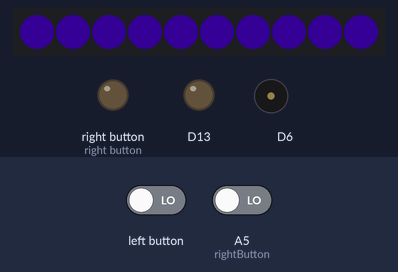
This sketch was run on a simulated Adafruit Circuit Playground Express. Parts: 10 RGB LEDs in strip order, left to right, output pins drawn as LEDs (lit = HIGH), buzzer (waves = sounding). The inputs (shaded band) are chosen by the test bench; at power-on: A5 (rightButton) LOW. Dim RGB values are drawn brighter than linear; what the sketch prints to the serial monitor is not drawn.

Above: at 1.2 s.
1.3 s: left button set HIGH
At 8.37 s:
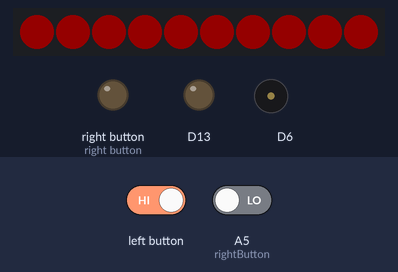
At 11.5 s:
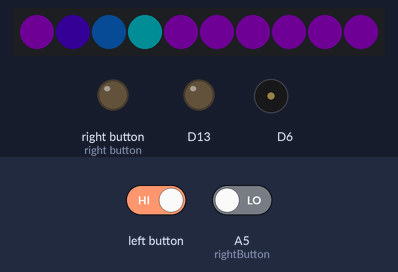
16.3 s: left button set LOW
31.3 s: left button driven HIGH and A5 (rightButton) driven HIGH
At 36.1 s:
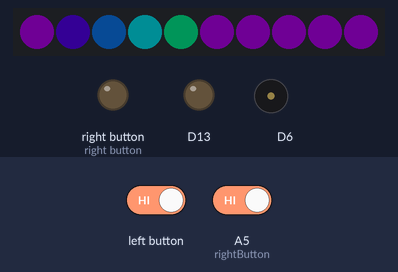
Timing chart, 0 to 49.7 s (numbered marks = the images above; inputs shaded):
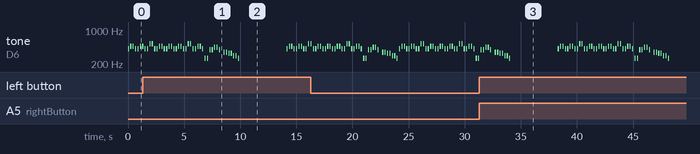

Measured:
- after the input at 1.3 s, the LEDs: first differ from a run without the input after 8.8 s (image 2 shows a later state)
- after the input at 31.3 s, the LEDs: first differ from a run without the input after 3.0 s (image 3 shows a later state)
- by itself, tone on D6: plays 392 Hz for 0.10 s, 392 Hz for 0.10 s, 440 Hz for 0.10 s, 440 Hz for 0.10 s, 392 Hz for 0.10 s, 349 Hz for 0.10 s … (58 notes in this stretch)
- what the display in image 1 shows lasts 0.5 s, from 8.2 s to 8.7 s

The sketch:

sketch_feb03a.ino
```cpp
/*
 * Resources:
 * https://learn.adafruit.com/circuit-playground-music/using-the-circuit-playground-speaker
 * https://learn.adafruit.com/circuit-playground-music/the-sound-of-music
 * https://musescore.com/discord5321/closer-the-chainsmokers-ft-halsey
*/


#include <Adafruit_CircuitPlayground.h>
#include "notes.h"
#define CAP_THRESHOLD   65

int melody[] = {
  NOTE_C4, NOTE_C4, NOTE_G4, NOTE_G4, NOTE_A4, NOTE_A4, NOTE_G4, NOTE_F4,NOTE_F4, NOTE_E4, NOTE_E4, NOTE_D4, NOTE_D4, NOTE_C4};

int closer[] = {
  NOTE_GS4, NOTE_AS4, NOTE_AS4, NOTE_GS4, NOTE_GS4, NOTE_AS4, NOTE_AS4, NOTE_GS4,NOTE_GS4, NOTE_C5, NOTE_C5, NOTE_GS4, NOTE_GS4,NOTE_AS4, NOTE_AS4, NOTE_GS4, NOTE_GS4,NOTE_AS4, NOTE_AS4, NOTE_GS4, NOTE_GS4, NOTE_AS4, NOTE_AS4,NOTE_GS4,NOTE_GS4,NOTE_C5, NOTE_C5, NOTE_GS4, NOTE_GS4, NOTE_AS4, NOTE_AS4, NOTE_GS4 };
float color;

boolean capButton(uint8_t pad) {
  if (CircuitPlayground.readCap(pad) > CAP_THRESHOLD) {
    return true;
  } else {
    return false;
  }
}

const int speaker = 5;
const int leftButton = 4;
const int rightButton = 19;
bool soundReset = false;
int rightButtonCounter = 0;

void setup() {
  Serial.begin(9600); // Starting the serial monitor
  CircuitPlayground.begin();
  pinMode(speaker, OUTPUT);
  pinMode(leftButton, INPUT);
}

void loop() {
  if (capButton(0)) {
    Serial.println("Pin 0 is activated!");
    for (int i = 0 ; i < 32; i++) {
      color = i % 2 == 0 ? 0x580aff : 0x000000;
      CircuitPlayground.playTone(closer[i], 100);
      delay(110);
      for(int j = 0 ; j < 10; j++) {
        CircuitPlayground.setPixelColor(j, color);
       }
    }
  }

    if (capButton(6)) {
    Serial.println("Pin 0 is activated!");
    for (int i = 0 ; i < 14; i++) {
        if(i == 7){
              delay(200);
        }
        CircuitPlayground.playTone(melody[i], 100);
        if( melody[i] == NOTE_C4)
        {
          color = 0xbe0aff;
          Serial.print("C4 ");
        }
        if( melody[i] == NOTE_G4)
        {
          color = 0xff0000;
          Serial.print("G4 ");
        }
        if( melody[i] == NOTE_D4)
        {
          color = 0x147df5;
          Serial.print("D4 ");
        }
        if( melody[i] == NOTE_A4)
        {
          color = 0xa1ff0a;
          Serial.print("A4 ");
        }
        if( melody[i] == NOTE_E4)
        {
          color = 0xff8700;
          Serial.print("E4 ");
        }
        if( melody[i] == NOTE_F4)
        {
          color = 0xa1ff0a;
          Serial.print("F4 ");
        }
        for(int i = 0 ; i < 10; i++) {
          CircuitPlayground.setPixelColor(i, color);
        }
        delay(110);
    }
  }

  if(digitalRead(leftButton)) {
    CircuitPlayground.setPixelColor(0, 0xbe0aff);
    delay(100);
    CircuitPlayground.setPixelColor(1, 0x580aff);
    delay(500);
    CircuitPlayground.setPixelColor(2, 0x147df5);
    delay(500);
    CircuitPlayground.setPixelColor(3, 0x0aefff);
    delay(500);
    CircuitPlayground.setPixelColor(4, 0x0aff99);
    delay(500);
    CircuitPlayground.setPixelColor(5, 0xa1ff0a);
    delay(500);
    CircuitPlayground.setPixelColor(6, 0xdeff0a);
    delay(500);
    CircuitPlayground.setPixelColor(7, 0xffd300);
    delay(500);
    CircuitPlayground.setPixelColor(8, 0xff8700);
    delay(500);
    CircuitPlayground.setPixelColor(9, 0xff0000);
  }

  if(digitalRead(rightButton)) {
    rightButtonCounter +=1;
    CircuitPlayground.setPixelColor(0, 0x000000);
    CircuitPlayground.setPixelColor(1, 0x000000);
    CircuitPlayground.setPixelColor(2, 0x000000);
    CircuitPlayground.setPixelColor(3, 0x000000);
    CircuitPlayground.setPixelColor(4, 0x000000);
    CircuitPlayground.setPixelColor(5, 0x000000);
    CircuitPlayground.setPixelColor(6, 0x000000);
    CircuitPlayground.setPixelColor(7, 0x000000);
    CircuitPlayground.setPixelColor(8, 0x000000);
    CircuitPlayground.setPixelColor(9, 0x000000);
  }
}
```

notes.h
```cpp
/********************************************************************
 * Musical Notes via https://www.arduino.cc/en/Tutorial/ToneMelody  *
 ********************************************************************/

#define NOTE_B0  31
#define NOTE_C1  33
#define NOTE_CS1 35
#define NOTE_D1  37
#define NOTE_DS1 39
#define NOTE_E1  41
#define NOTE_F1  44
#define NOTE_FS1 46
#define NOTE_G1  49
#define NOTE_GS1 52
#define NOTE_A1  55
#define NOTE_AS1 58
#define NOTE_B1  62
#define NOTE_C2  65
#define NOTE_CS2 69
#define NOTE_D2  73
#define NOTE_DS2 78
#define NOTE_E2  82
#define NOTE_F2  87
#define NOTE_FS2 93
#define NOTE_G2  98
#define NOTE_GS2 104
#define NOTE_A2  110
#define NOTE_AS2 117
#define NOTE_B2  123
#define NOTE_C3  131
#define NOTE_CS3 139
#define NOTE_D3  147
#define NOTE_DS3 156
#define NOTE_E3  165
#define NOTE_F3  175
#define NOTE_FS3 185
#define NOTE_G3  196
#define NOTE_GS3 208
#define NOTE_A3  220
#define NOTE_AS3 233
#define NOTE_B3  247
#define NOTE_C4  262
#define NOTE_CS4 277
#define NOTE_D4  294
#define NOTE_DS4 311
#define NOTE_E4  330
#define NOTE_F4  349
#define NOTE_FS4 370
#define NOTE_G4  392
#define NOTE_GS4 415
#define NOTE_A4  440
#define NOTE_AS4 466
#define NOTE_B4  494
#define NOTE_C5  523
#define NOTE_CS5 554
#define NOTE_D5  587
#define NOTE_DS5 622
#define NOTE_E5  659
#define NOTE_F5  698
#define NOTE_FS5 740
#define NOTE_G5  784
#define NOTE_GS5 831
#define NOTE_A5  880
#define NOTE_AS5 932
#define NOTE_B5  988
#define NOTE_C6  1047
#define NOTE_CS6 1109
#define NOTE_D6  1175
#define NOTE_DS6 1245
#define NOTE_E6  1319
#define NOTE_F6  1397
#define NOTE_FS6 1480
#define NOTE_G6  1568
#define NOTE_GS6 1661
#define NOTE_A6  1760
#define NOTE_AS6 1865
#define NOTE_B6  1976
#define NOTE_C7  2093
#define NOTE_CS7 2217
#define NOTE_D7  2349
#define NOTE_DS7 2489
#define NOTE_E7  2637
#define NOTE_F7  2794
#define NOTE_FS7 2960
#define NOTE_G7  3136
#define NOTE_GS7 3322
#define NOTE_A7  3520
#define NOTE_AS7 3729
#define NOTE_B7  3951
#define NOTE_C8  4186
#define NOTE_CS8 4435
#define NOTE_D8  4699
#define NOTE_DS8 4978
```
